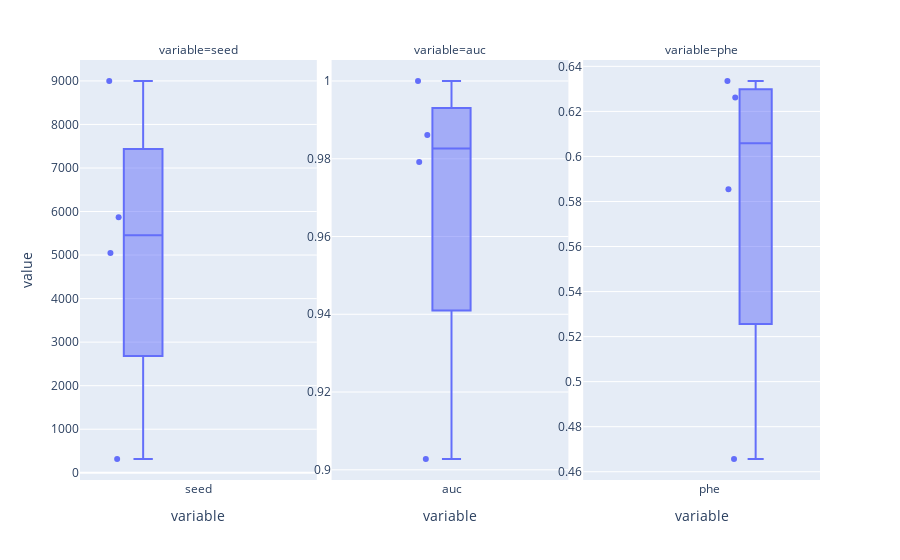

The notebook cell saved with this chart:
### Code cell
import plotly.express as px

fig_boxplot = px.box(
    bs_trials,#.drop("seed", axis="columns"),
    points="all",
    facet_col="variable",
)

fig_boxplot.update_xaxes(matches=None)
fig_boxplot.update_yaxes(matches=None)
fig_boxplot.for_each_yaxis(lambda yaxis: yaxis.update(showticklabels=True))
fig_boxplot.show()

### Figure 1 — Plotly figure (JSON) as saved in the notebook; plotly's stock layout.template omitted (floating-point values rounded to 4 significant figures)
{"data": [{"alignmentgroup": "True", "boxpoints": "all", "hovertemplate": "variable=%{x}<br>value=%{y}<extra></extra>", "legendgroup": "", "marker": {"color": "#636efa"}, "name": "", "notched": false, "offsetgroup": "", "orientation": "v", "showlegend": false, "type": "box", "x": ["seed", "seed", "seed", "seed"], "x0": " ", "xaxis": "x", "y": [8998, 316, 5045, 5870], "y0": " ", "yaxis": "y"}, {"alignmentgroup": "True", "boxpoints": "all", "hovertemplate": "variable=%{x}<br>value=%{y}<extra></extra>", "legendgroup": "", "marker": {"color": "#636efa"}, "name": "", "notched": false, "offsetgroup": "", "orientation": "v", "showlegend": false, "type": "box", "x": ["auc", "auc", "auc", "auc"], "x0": " ", "xaxis": "x2", "y": [0.9028, 0.9861, 1, 0.9792], "y0": " ", "yaxis": "y2"}, {"alignmentgroup": "True", "boxpoints": "all", "hovertemplate": "variable=%{x}<br>value=%{y}<extra></extra>", "legendgroup": "", "marker": {"color": "#636efa"}, "name": "", "notched": false, "offsetgroup": "", "orientation": "v", "showlegend": false, "type": "box", "x": ["phe", "phe", "phe", "phe"], "x0": " ", "xaxis": "x3", "y": [0.6335, 0.5854, 0.4656, 0.6262], "y0": " ", "yaxis": "y3"}], "layout": {"annotations": [{"font": {}, "showarrow": false, "text": "variable=seed", "x": 0.16, "xanchor": "center", "xref": "paper", "y": 1, "yanchor": "bottom", "yref": "paper"}, {"font": {}, "showarrow": false, "text": "variable=auc", "x": 0.5, "xanchor": "center", "xref": "paper", "y": 1, "yanchor": "bottom", "yref": "paper"}, {"font": {}, "showarrow": false, "text": "variable=phe", "x": 0.84, "xanchor": "center", "xref": "paper", "y": 1, "yanchor": "bottom", "yref": "paper"}], "boxmode": "group", "legend": {"tracegroupgap": 0}, "margin": {"t": 60}, "xaxis": {"anchor": "y", "categoryarray": ["seed", "auc", "phe"], "categoryorder": "array", "domain": [0, 0.32], "title": {"text": "variable"}}, "xaxis2": {"anchor": "y2", "categoryarray": ["seed", "auc", "phe"], "categoryorder": "array", "domain": [0.34, 0.66], "title": {"text": "variable"}}, "xaxis3": {"anchor": "y3", "categoryarray": ["seed", "auc", "phe"], "categoryorder": "array", "domain": [0.68, 1.0], "title": {"text": "variable"}}, "yaxis": {"anchor": "x", "domain": [0, 1], "showticklabels": true, "title": {"text": "value"}}, "yaxis2": {"anchor": "x2", "domain": [0, 1], "showticklabels": true}, "yaxis3": {"anchor": "x3", "domain": [0, 1], "showticklabels": true}}}
